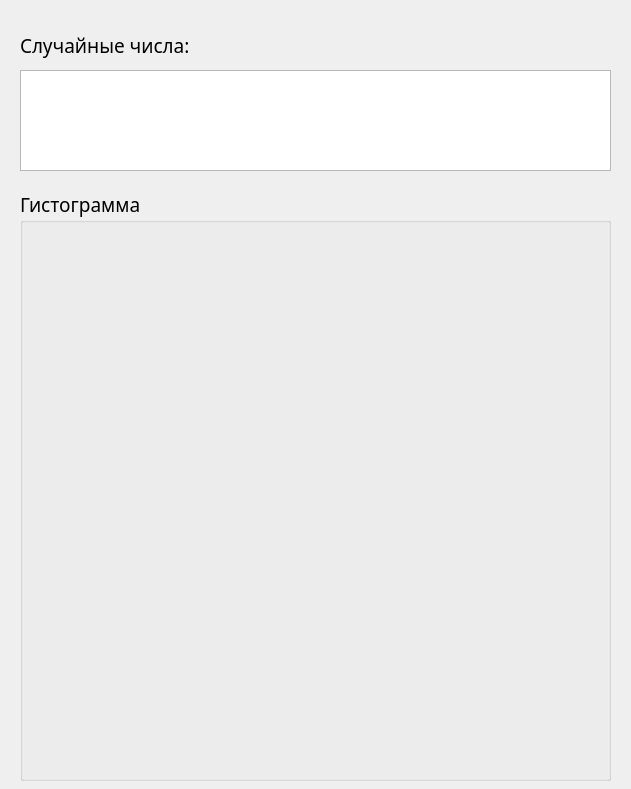
<?xml version="1.0" encoding="UTF-8"?>
<ui version="4.0">
 <class>Dialog</class>
 <widget class="QDialog" name="Dialog">
  <property name="geometry">
   <rect>
    <x>0</x>
    <y>0</y>
    <width>631</width>
    <height>789</height>
   </rect>
  </property>
  <property name="font">
   <font>
    <family>Calibri Light</family>
    <pointsize>14</pointsize>
   </font>
  </property>
  <property name="windowTitle">
   <string>Вывод случайных чисел</string>
  </property>
  <property name="windowIcon">
   <iconset>
    <normaloff>icon.png</normaloff>icon.png</iconset>
  </property>
  <widget class="QLabel" name="label">
   <property name="geometry">
    <rect>
     <x>20</x>
     <y>30</y>
     <width>271</width>
     <height>31</height>
    </rect>
   </property>
   <property name="text">
    <string>Случайные числа:</string>
   </property>
  </widget>
  <widget class="QTextEdit" name="textEdit">
   <property name="geometry">
    <rect>
     <x>20</x>
     <y>70</y>
     <width>591</width>
     <height>101</height>
    </rect>
   </property>
   <property name="readOnly">
    <bool>true</bool>
   </property>
  </widget>
  <widget class="QGroupBox" name="groupBox">
   <property name="geometry">
    <rect>
     <x>20</x>
     <y>190</y>
     <width>591</width>
     <height>591</height>
    </rect>
   </property>
   <property name="title">
    <string>Гистограмма</string>
   </property>
  </widget>
 </widget>
 <resources/>
 <connections/>
</ui>
